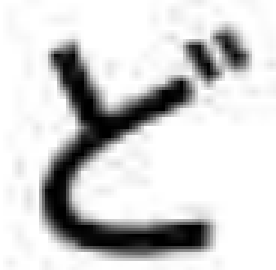
#> input picture backend/char1.png, 92 x 90 px (shown 3 times larger)
$ python -i coreimage.py   (imports and definitions only)
#> lines starting #> are read from the running program, lines starting #| are printed output that depends on the picture; after the words box and inside, x2 and y2 are one past the last pixel; in counts of white or black regions, pixels touching at a corner belong together
#> further down, picture is the input picture: shape (90, 92, 3); min 0, max 255, mean 208.5
"""
This module, coreimage, contains multiple image processing functions which
can be used to process on the images. All the images are assumed to be of
cv2 image format.

"""

import cv2
import numpy as np
import math


# TODO: The 7.5 is the current number that works best for our use cases, but
# this needs to be removed and replaced by more logical
# [20 lines left out: function calc_max_gap_dist, not called in this run]


# TODO: Support being able to pass the kernel size. Currently the size
# is already hardcoded in the code
def sharpen_image(image: np.array) -> np.array:
    """
    Applies gaussian blur to the image in order to sharpen and remove noise

    Parameters
    ----------
    image : np.array
        The cv2 image to process

    Returns
    -------
    np.array
        The processed cv2 image
    """

    image = cv2.cvtColor(image, cv2.COLOR_BGR2GRAY)
    image = cv2.GaussianBlur(image, (9, 9), 0)
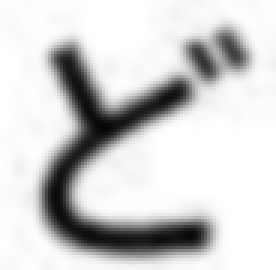
#> image: shape (90, 92) (shown 3 times larger); min 5, max 255, mean 208.5
    image = cv2.threshold(
        image, 0, 255, cv2.THRESH_BINARY_INV + cv2.THRESH_OTSU
    )[1]
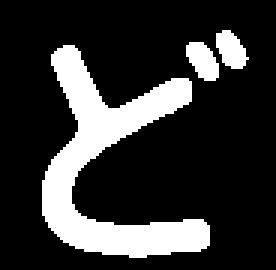
#> image: shape (90, 92) (shown 3 times larger); 20.3% white; 3 white regions, box (x1, y1, x2, y2) and area: (14, 15, 70, 86) 1483, (62, 14, 73, 27) 99, (72, 10, 83, 23) 95
    kernel = cv2.getStructuringElement(cv2.MORPH_RECT, (3, 3))
    image = cv2.morphologyEx(image, cv2.MORPH_OPEN, kernel, iterations=1)
#> image: shape (90, 92); 20.2% white; 3 white regions, box (x1, y1, x2, y2) and area: (14, 15, 70, 86) 1483, (62, 14, 73, 27) 99, (72, 10, 82, 23) 94

    return image


# TODO: Implement this function
# [92 lines left out: functions binarize_image, inlarge_image, shrink_image, replace_image_section, not called in this run]

>>> import cv2
>>> picture = cv2.imread('../../char1.png')
>>> result = sharpen_image(picture)

$ run again, on backend/char2.png
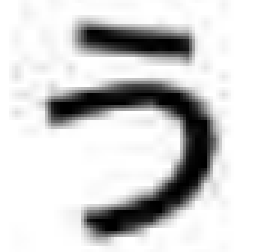
#> input picture backend/char2.png, 86 x 84 px (shown 3 times larger)
#> picture is the input picture: shape (84, 86, 3); min 0, max 255, mean 208
#> in sharpen_image, `image = cv2.GaussianBlur(image, (9, 9), 0)`:
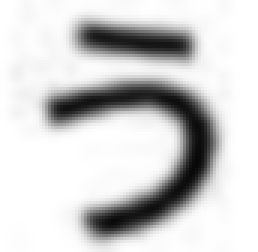
#> image: shape (84, 86) (shown 3 times larger); min 7, max 255, mean 208
#> in sharpen_image, `image = cv2.threshold( image, 0, 255, cv2.THRESH_BINARY_INV + cv2.THRE..`:
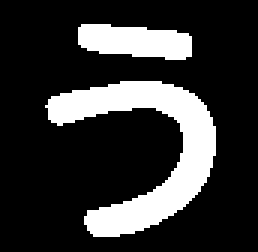
#> image: shape (84, 86) (shown 3 times larger); 20.4% white; 2 white regions, box (x1, y1, x2, y2) and area: (15, 27, 72, 79) 1128, (26, 8, 64, 20) 347

$ run again, on backend/char3.png
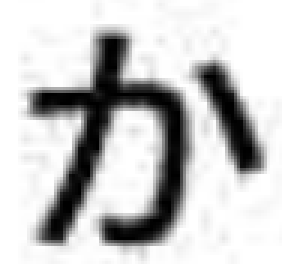
#> input picture backend/char3.png, 94 x 88 px (shown 3 times larger)
#> picture is the input picture: shape (88, 94, 3); min 0, max 255, mean 198
#> in sharpen_image, `image = cv2.GaussianBlur(image, (9, 9), 0)`:
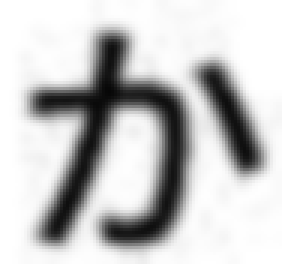
#> image: shape (88, 94) (shown 3 times larger); min 7, max 255, mean 198
#> in sharpen_image, `image = cv2.threshold( image, 0, 255, cv2.THRESH_BINARY_INV + cv2.THRE..`:
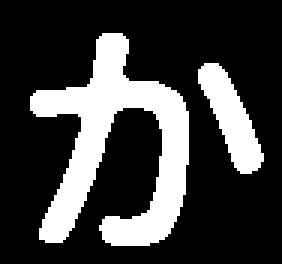
#> image: shape (88, 94) (shown 3 times larger); 24.4% white; 2 white regions, box (x1, y1, x2, y2) and area: (10, 11, 63, 82) 1643, (66, 21, 88, 58) 376

$ run again, on backend/char4.png
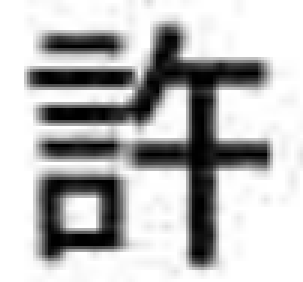
#> input picture backend/char4.png, 101 x 94 px (shown 3 times larger)
#> picture is the input picture: shape (94, 101, 3); min 0, max 255, mean 186.3
#> in sharpen_image, `image = cv2.GaussianBlur(image, (9, 9), 0)`:
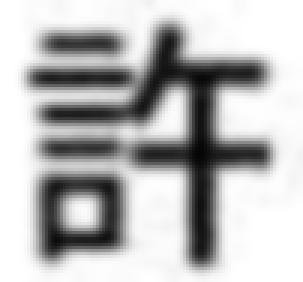
#> image: shape (94, 101) (shown 3 times larger); min 5, max 255, mean 186.3
#> in sharpen_image, `image = cv2.threshold( image, 0, 255, cv2.THRESH_BINARY_INV + cv2.THRE..`:
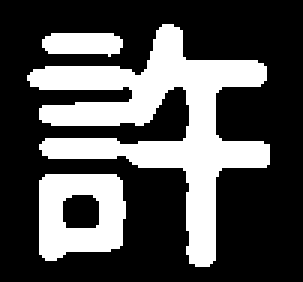
#> image: shape (94, 101) (shown 3 times larger); 31.5% white; 3 white regions, box (x1, y1, x2, y2) and area: (9, 8, 90, 89) 2195, (13, 58, 42, 87) 621, (14, 11, 41, 19) 177
